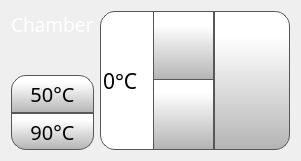
    <widget class="QWidget" name="horizontalLayoutWidget_6">
     <property name="geometry">
      <rect>
       <x>350</x>
       <y>300</y>
       <width>301</width>
       <height>161</height>
      </rect>
     </property>
     <layout class="QHBoxLayout" name="horizontalLayout_14" stretch="1,3">
      <item>
       <layout class="QVBoxLayout" name="verticalLayout_8">
        <property name="spacing">
         <number>0</number>
        </property>
        <item alignment="Qt::AlignHCenter">
         <widget class="QLabel" name="bedLabel_5">
          <property name="font">
           <font>
            <family>Gotham Light</family>
            <pointsize>14</pointsize>
            <weight>50</weight>
            <bold>false</bold>
           </font>
          </property>
          <property name="styleSheet">
           <string notr="true">color: rgb(255, 255, 255);</string>
          </property>
          <property name="text">
           <string>Chamber</string>
          </property>
         </widget>
        </item>
        <item alignment="Qt::AlignHCenter">
         <widget class="QLabel" name="bedLabel_6">
          <property name="minimumSize">
           <size>
            <width>20</width>
            <height>20</height>
           </size>
          </property>
          <property name="maximumSize">
           <size>
            <width>40</width>
            <height>40</height>
           </size>
          </property>
          <property name="font">
           <font>
            <family>Gotham</family>
            <pointsize>16</pointsize>
            <weight>50</weight>
            <bold>false</bold>
            <underline>false</underline>
            <strikeout>false</strikeout>
           </font>
          </property>
          <property name="styleSheet">
           <string notr="true">margin : 4px</string>
          </property>
          <property name="text">
           <string/>
          </property>
          <property name="pixmap">
           <pixmap resource="../resources/resource.qrc">:/Icons/img/icons/chamberHeatIcon.png</pixmap>
          </property>
          <property name="scaledContents">
           <bool>true</bool>
          </property>
         </widget>
        </item>
        <item>
         <widget class="QPushButton" name="chamber50PreheatButton">
          <property name="sizePolicy">
           <sizepolicy hsizetype="Expanding" vsizetype="Expanding">
            <horstretch>0</horstretch>
            <verstretch>0</verstretch>
           </sizepolicy>
          </property>
          <property name="minimumSize">
           <size>
            <width>0</width>
            <height>0</height>
           </size>
          </property>
          <property name="font">
           <font>
            <family>Gotham</family>
            <pointsize>15</pointsize>
           </font>
          </property>
          <property name="styleSheet">
           <string notr="true">QPushButton {
     border: 1px solid rgb(87, 87, 87);

	background-color: qlineargradient(spread:pad, x1:0, y1:1, x2:0, y2:0.188, stop:0 rgba(180, 180, 180, 255), stop:1 rgba(255, 255, 255, 255));
	border-top-right-radius: 15px;
border-top-left-radius: 15px;

}

QPushButton:pressed {
    background-color: qlineargradient(x1: 0, y1: 0, x2: 0, y2: 1,
                                      stop: 0 #dadbde, stop: 1 #f6f7fa);
}

QPushButton:flat {
    border: none; /* no border for a flat push button */
}

QPushButton:default {
    border-color: navy; /* make the default button prominent */
}

QPushButton:focus {
	outline: none;
}</string>
          </property>
          <property name="text">
           <string>50°C</string>
          </property>
          <property name="iconSize">
           <size>
            <width>50</width>
            <height>50</height>
           </size>
          </property>
          <property name="checkable">
           <bool>false</bool>
          </property>
          <property name="autoDefault">
           <bool>false</bool>
          </property>
          <property name="default">
           <bool>false</bool>
          </property>
          <property name="flat">
           <bool>false</bool>
          </property>
         </widget>
        </item>
        <item>
         <widget class="QPushButton" name="chamber90PreheatButton">
          <property name="sizePolicy">
           <sizepolicy hsizetype="Expanding" vsizetype="Expanding">
            <horstretch>0</horstretch>
            <verstretch>0</verstretch>
           </sizepolicy>
          </property>
          <property name="minimumSize">
           <size>
            <width>0</width>
            <height>0</height>
           </size>
          </property>
          <property name="font">
           <font>
            <family>Gotham</family>
            <pointsize>15</pointsize>
           </font>
          </property>
          <property name="styleSheet">
           <string notr="true">QPushButton {
     border: 1px solid rgb(87, 87, 87);

	background-color: qlineargradient(spread:pad, x1:0, y1:1, x2:0, y2:0.188, stop:0 rgba(180, 180, 180, 255), stop:1 rgba(255, 255, 255, 255));
	border-bottom-right-radius: 15px;
border-bottom-left-radius: 15px;
}

QPushButton:pressed {
    background-color: qlineargradient(x1: 0, y1: 0, x2: 0, y2: 1,
                                      stop: 0 #dadbde, stop: 1 #f6f7fa);
}

QPushButton:flat {
    border: none; /* no border for a flat push button */
}

QPushButton:default {
    border-color: navy; /* make the default button prominent */
}

QPushButton:focus {
	outline: none;
}</string>
          </property>
          <property name="text">
           <string>90°C</string>
          </property>
          <property name="iconSize">
           <size>
            <width>50</width>
            <height>50</height>
           </size>
          </property>
          <property name="checkable">
           <bool>false</bool>
          </property>
          <property name="autoDefault">
           <bool>false</bool>
          </property>
          <property name="default">
           <bool>false</bool>
          </property>
          <property name="flat">
           <bool>false</bool>
          </property>
         </widget>
        </item>
       </layout>
      </item>
      <item>
       <layout class="QHBoxLayout" name="horizontalLayout_15" stretch="3,2">
        <property name="spacing">
         <number>0</number>
        </property>
        <item>
         <widget class="QSpinBox" name="chamberTempSpinBox">
          <property name="sizePolicy">
           <sizepolicy hsizetype="Expanding" vsizetype="Expanding">
            <horstretch>0</horstretch>
            <verstretch>0</verstretch>
           </sizepolicy>
          </property>
          <property name="font">
           <font>
            <family>Gotham</family>
            <pointsize>16</pointsize>
           </font>
          </property>
          <property name="styleSheet">
           <string notr="true">QSpinBox {
border-bottom-left-radius: 15px;
border-top-left-radius: 15px;
qproperty-alignment: 'AlignVCenter | AlignHCenter';
border: 1px solid rgb(87, 87, 87);
	background-color: rgb(255, 255, 255);
}

QSpinBox ::text {
	background-color: rgb(255, 146, 57);
}

QSpinBox ::text:selected {
	background-color: rgb(255, 146, 57);
   
}
QSpinBox::up-button {
     border-left: 1px solid rgb(87, 87, 87);
border-bottom: 1px solid rgb(87, 87, 87);

    min-width: 60px;   /* sets minimal button width */
	background-color: qlineargradient(spread:pad, x1:0, y1:1, x2:0, y2:0.188, stop:0 rgba(180, 180, 180, 255), stop:1 rgba(255, 255, 255, 255));
}

QSpinBox::up-arrow { image: url(:/Navigation/img/Navigation/arrows.png);
    width: 25px;
     height: 25px;
padding: 5px; 
}



QSpinBox::up-button:pressed {
    background-color: qlineargradient(x1: 0, y1: 0, x2: 0, y2: 1,
                                      stop: 0 #dadbde, stop: 1 #f6f7fa);
}


QSpinBox::down-button {
     border-left: 1px solid rgb(87, 87, 87);
border-top: 1px solid rgb(87, 87, 87);
    min-width: 60px;   /* sets minimal button width */
	background-color: qlineargradient(spread:pad, x1:0, y1:1, x2:0, y2:0.188, stop:0 rgba(180, 180, 180, 255), stop:1 rgba(255, 255, 255, 255));
margin-top: -2px;

}

QSpinBox::down-arrow {image: url(:/Navigation/img/Navigation/arrows-5.png);
    width: 25px;
     height: 25px;
padding: 5px;
}

QSpinBox::down-button:pressed {
    background-color: qlineargradient(x1: 0, y1: 0, x2: 0, y2: 1,
                                      stop: 0 #dadbde, stop: 1 #f6f7fa);

}

</string>
          </property>
          <property name="frame">
           <bool>false</bool>
          </property>
          <property name="readOnly">
           <bool>false</bool>
          </property>
          <property name="buttonSymbols">
           <enum>QAbstractSpinBox::UpDownArrows</enum>
          </property>
          <property name="accelerated">
           <bool>true</bool>
          </property>
          <property name="suffix">
           <string>°C</string>
          </property>
          <property name="maximum">
           <number>150</number>
          </property>
          <property name="singleStep">
           <number>1</number>
          </property>
          <property name="value">
           <number>0</number>
          </property>
         </widget>
        </item>
        <item>
         <widget class="QPushButton" name="setChamberTempButton">
          <property name="sizePolicy">
           <sizepolicy hsizetype="Expanding" vsizetype="Expanding">
            <horstretch>0</horstretch>
            <verstretch>0</verstretch>
           </sizepolicy>
          </property>
          <property name="font">
           <font>
            <family>Gotham</family>
            <pointsize>13</pointsize>
           </font>
          </property>
          <property name="styleSheet">
           <string notr="true">QPushButton {
     border: 1px solid rgb(87, 87, 87);
	background-color: qlineargradient(spread:pad, x1:0, y1:1, x2:0, y2:0.188, stop:0 rgba(180, 180, 180, 255), stop:1 rgba(255, 255, 255, 255));
border-top-right-radius: 15px;
border-bottom-right-radius: 15px;

}

QPushButton:pressed {
    background-color: qlineargradient(x1: 0, y1: 0, x2: 0, y2: 1,
                                      stop: 0 #dadbde, stop: 1 #f6f7fa);
}

QPushButton:flat {
    border: none; /* no border for a flat push button */
}

QPushButton:default {
    border-color: navy; /* make the default button prominent */
}

QPushButton:focus {
	outline: none;
}</string>
          </property>
          <property name="text">
           <string/>
          </property>
          <property name="icon">
           <iconset resource="../resources/resource.qrc">
            <normaloff>:/Icons/img/icons/verification-mark.png</normaloff>:/Icons/img/icons/verification-mark.png</iconset>
          </property>
          <property name="iconSize">
           <size>
            <width>30</width>
            <height>30</height>
           </size>
          </property>
         </widget>
        </item>
       </layout>
      </item>
     </layout>
    </widget>
